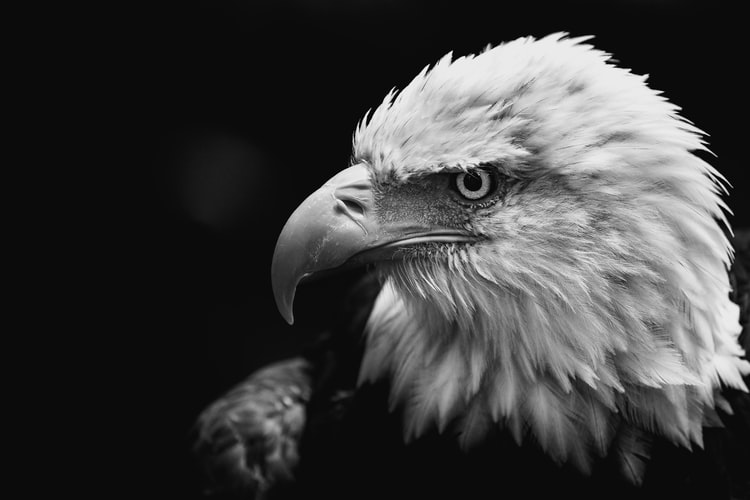
#> input picture 1st Lab (11.02.2020)/input.jpg, 750 x 500 px
$ python Assignment_Bit_Plane_Slicing.py
#> lines starting #> are read from the running program, lines starting #| are printed output that depends on the picture; after the words box and inside, x2 and y2 are one past the last pixel; in counts of white or black regions, pixels touching at a corner belong together
# -*- coding: utf-8 -*-
"""
Created on Fri Feb 21 21:58:10 2020

@author: HP-NPC
"""

import numpy as np
import cv2
import math

img = cv2.imread('input.jpg', 0) #IMREAD_GRAYSCALE = 0
#> img is the input picture: shape (500, 750); min 0, max 255, mean 62.4
img1 = cv2.imread('input.jpg', 0)
img2 = cv2.imread('input.jpg', 0)
img3 = cv2.imread('input.jpg', 0)
img4 = cv2.imread('input.jpg', 0)
img5 = cv2.imread('input.jpg', 0)
img6 = cv2.imread('input.jpg', 0)
img7 = cv2.imread('input.jpg', 0)
img8 = cv2.imread('input.jpg', 0)

cv2.imshow('Input Image', img)


for i in range(img.shape[0]):
    for j in range(img.shape[1]):
        a = img.item(i, j)

        img1.itemset((i, j), a&1)
        img2.itemset((i, j), a&2)
        img3.itemset((i, j), a&4)
        img4.itemset((i, j), a&8)
        img5.itemset((i, j), a&16)
        img6.itemset((i, j), a&32)
        img7.itemset((i, j), a&64)
        img8.itemset((i, j), a&128)
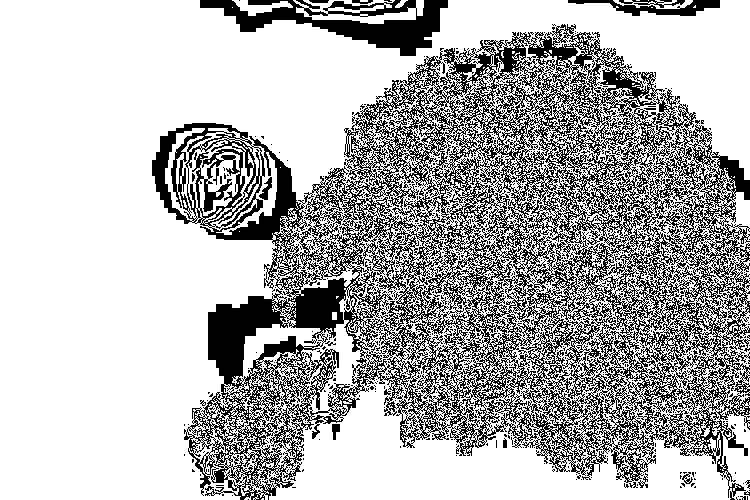
#> img1: shape (500, 750); values 0 (black) and 1 (white), 70.7% white; black in thin lines or dots, all inside (x1, y1, x2, y2) = (152, 0, 750, 500)
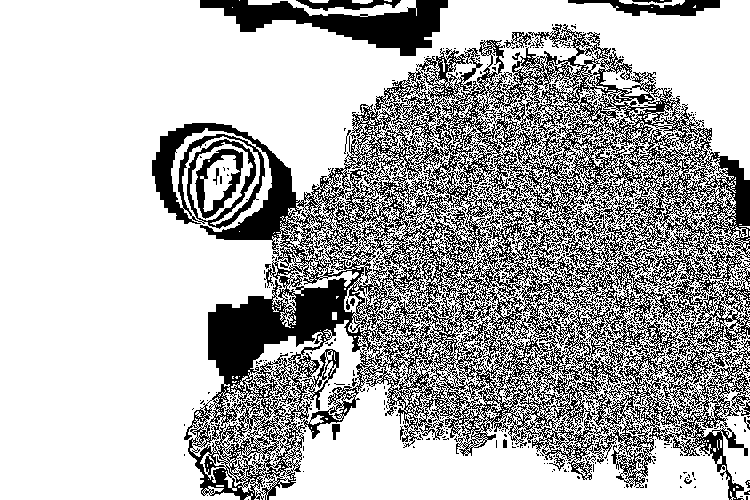
#> img2: shape (500, 750); values 0 (black) and 2 (white), 70.4% white; 652 black regions (631 under 20 px), largest, box (x1, y1, x2, y2) and area: (152, 24, 750, 500) 99706, (200, 0, 448, 56) 5819, (568, 0, 720, 16) 1202
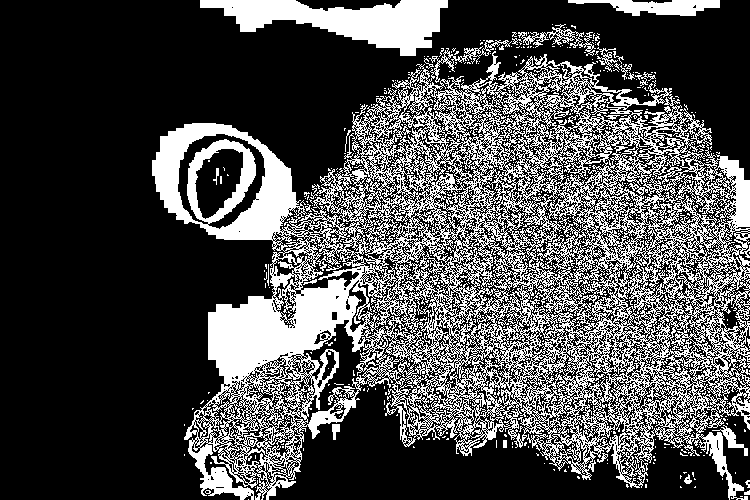
#> img3: shape (500, 750); values 0 (black) and 4 (white), 29.9% white; 716 white regions (682 under 20 px), largest, box (x1, y1, x2, y2) and area: (152, 40, 750, 500) 100064, (200, 0, 448, 56) 6914, (568, 0, 720, 16) 1418
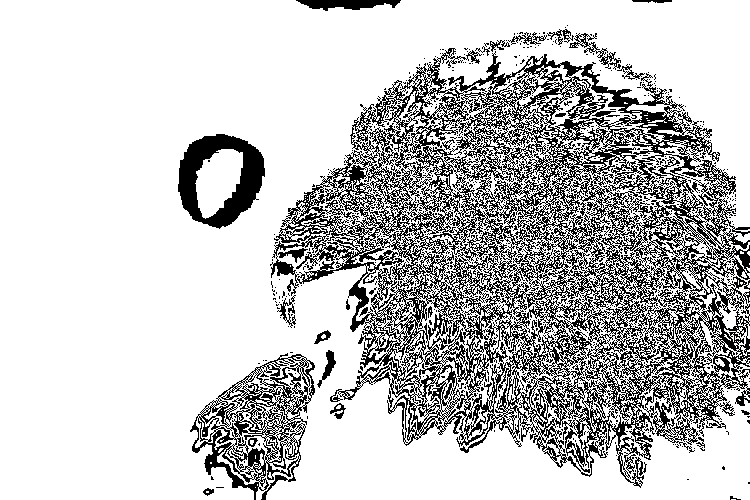
#> img4: shape (500, 750); values 0 (black) and 8 (white), 77.1% white; black in thin lines or dots, all inside (x1, y1, x2, y2) = (178, 0, 750, 500)
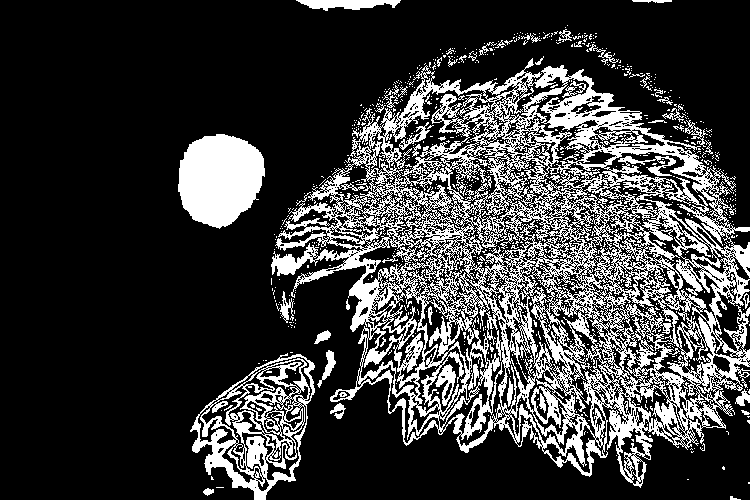
#> img5: shape (500, 750); values 0 (black) and 16 (white), 23.1% white; 876 white regions (819 under 20 px), largest, box (x1, y1, x2, y2) and area: (271, 58, 750, 488) 67661, (190, 353, 315, 500) 6418, (178, 134, 265, 229) 6219
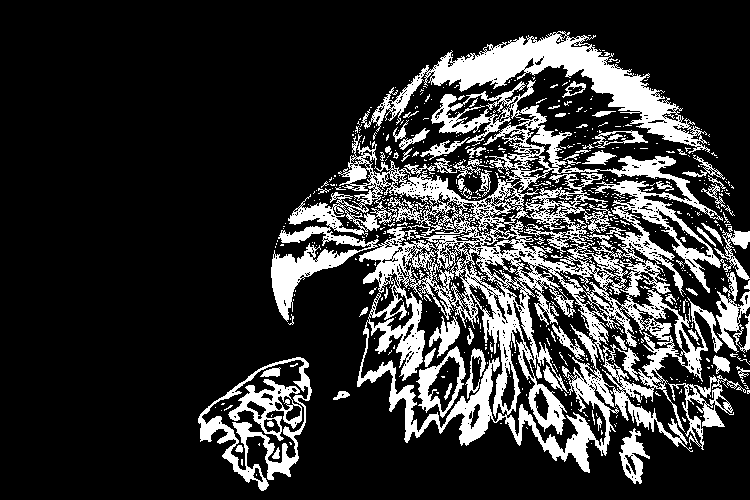
#> img6: shape (500, 750); values 0 (black) and 32 (white), 20.2% white; 697 white regions (618 under 20 px), largest, box (x1, y1, x2, y2) and area: (271, 80, 750, 473) 48967, (361, 31, 710, 154) 9620, (198, 357, 312, 491) 3035
#> img7: shape (500, 750); values 0 (black) and 64 (white), 21.4% white; 540 white regions (489 under 20 px), largest, box (x1, y1, x2, y2) and area: (274, 31, 750, 453) 67989, (202, 360, 308, 470) 4652, (560, 270, 637, 347) 660
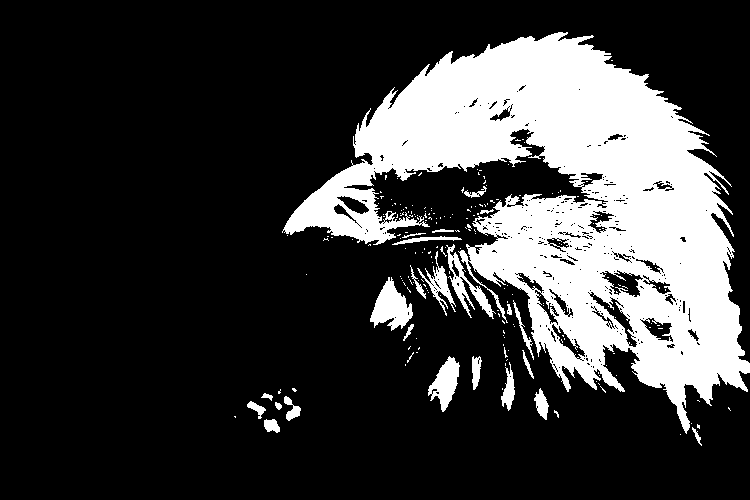
#> img8: shape (500, 750); values 0 (black) and 128 (white), 22.7% white; 210 white regions (186 under 20 px), largest, box (x1, y1, x2, y2) and area: (282, 32, 750, 434) 78516, (370, 277, 413, 331) 1248, (428, 356, 460, 412) 916


cv2.imshow('One Bit Slicing', img1)
cv2.imshow('Two Bit Slicing', img2)
cv2.imshow('Three Bit Slicing', img3)
cv2.imshow('Four Bit Slicing', img4)
cv2.imshow('Five Bit Slicing', img5)
cv2.imshow('Six Bit Slicing', img6)
cv2.imshow('Seven Bit Slicing', img7)
cv2.imshow('Eight Bit Slicing', img8)


# [8 lines of commented-out code are left out]


cv2.waitKey(0)
cv2.destroyAllWindows()

$ run again, with 1st Lab (11.02.2020)/Five Bit Slicing.jpg copied over 1st Lab (11.02.2020)/input.jpg
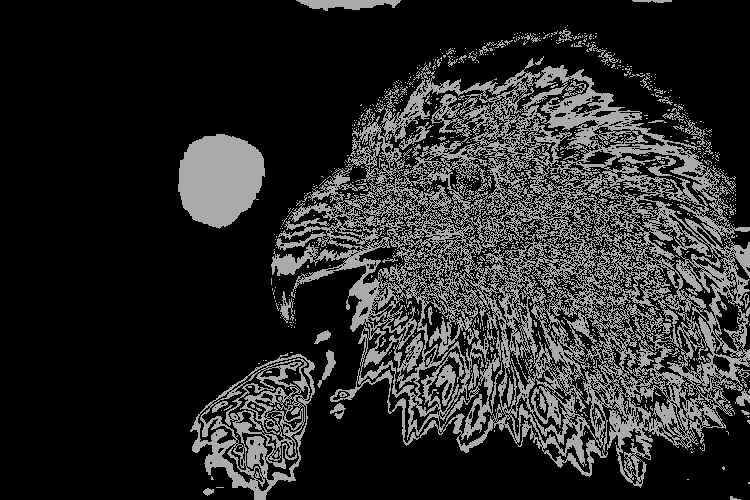
#> input picture 1st Lab (11.02.2020)/Five Bit Slicing.jpg, 750 x 500 px
#> img is the input picture: shape (500, 750); min 0, max 24, mean 3.9
#> after the loop `for i in range(img.shape[0]):`:
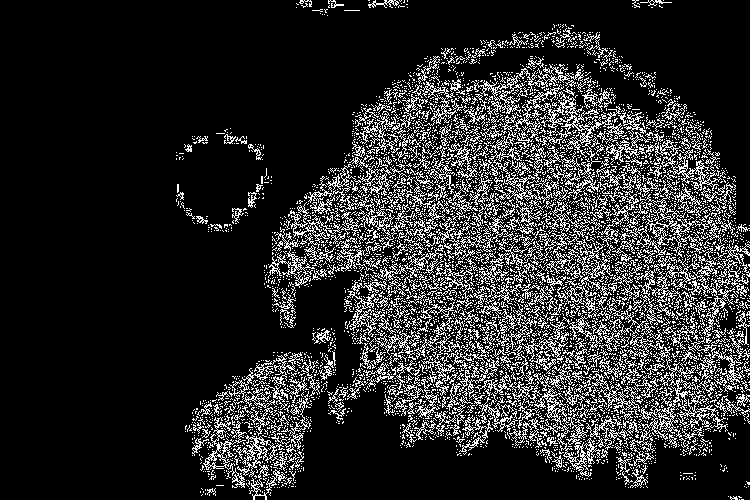
#> img1: shape (500, 750); values 0 (black) and 1 (white), 16.6% white in thin lines or dots, all inside (x1, y1, x2, y2) = (176, 0, 750, 500)
#> after the loop `for i in range(img.shape[0]):`:
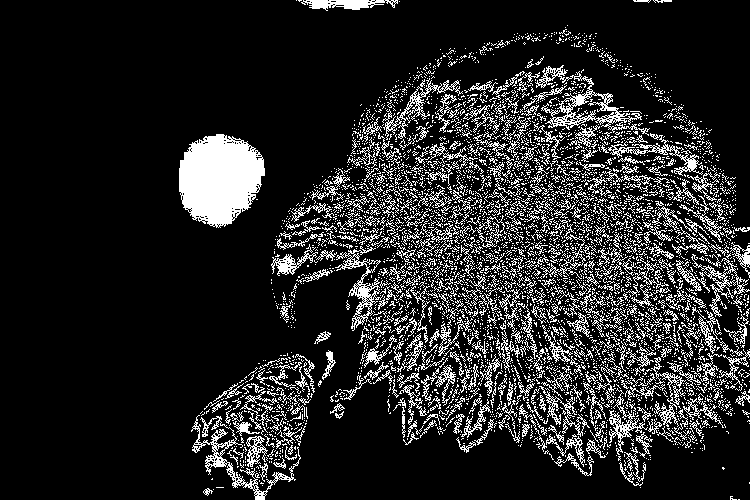
#> img5: shape (500, 750); values 0 (black) and 16 (white), 14.8% white in thin lines or dots, all inside (x1, y1, x2, y2) = (179, 0, 750, 500)
